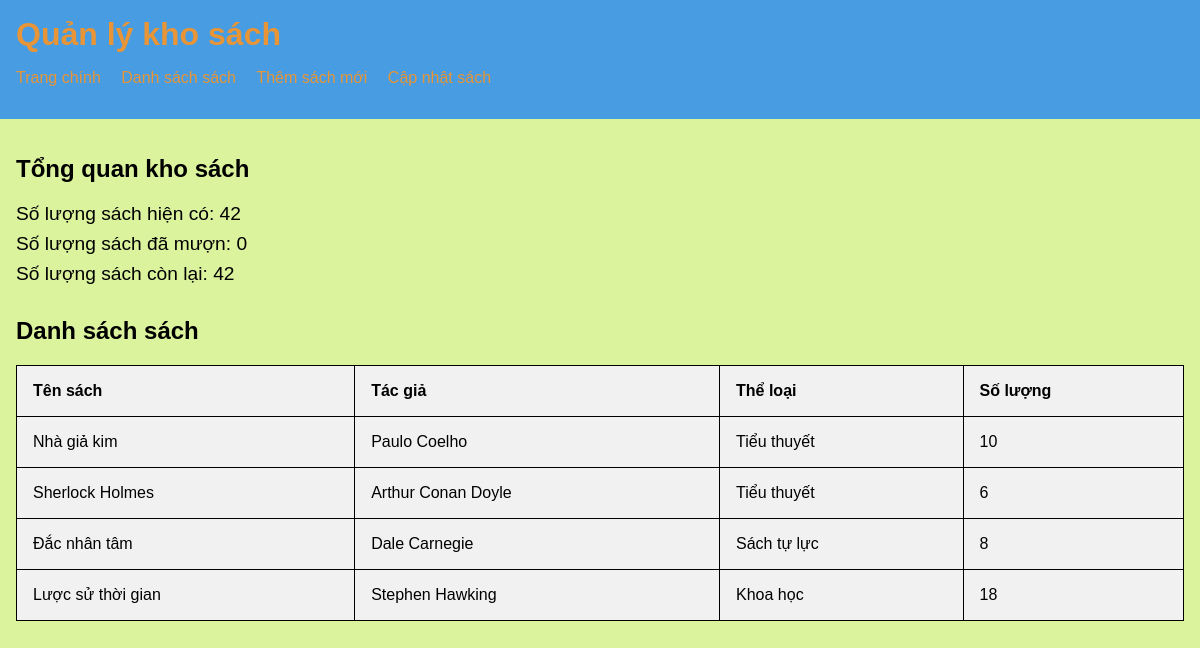
Before: / with the older database file.
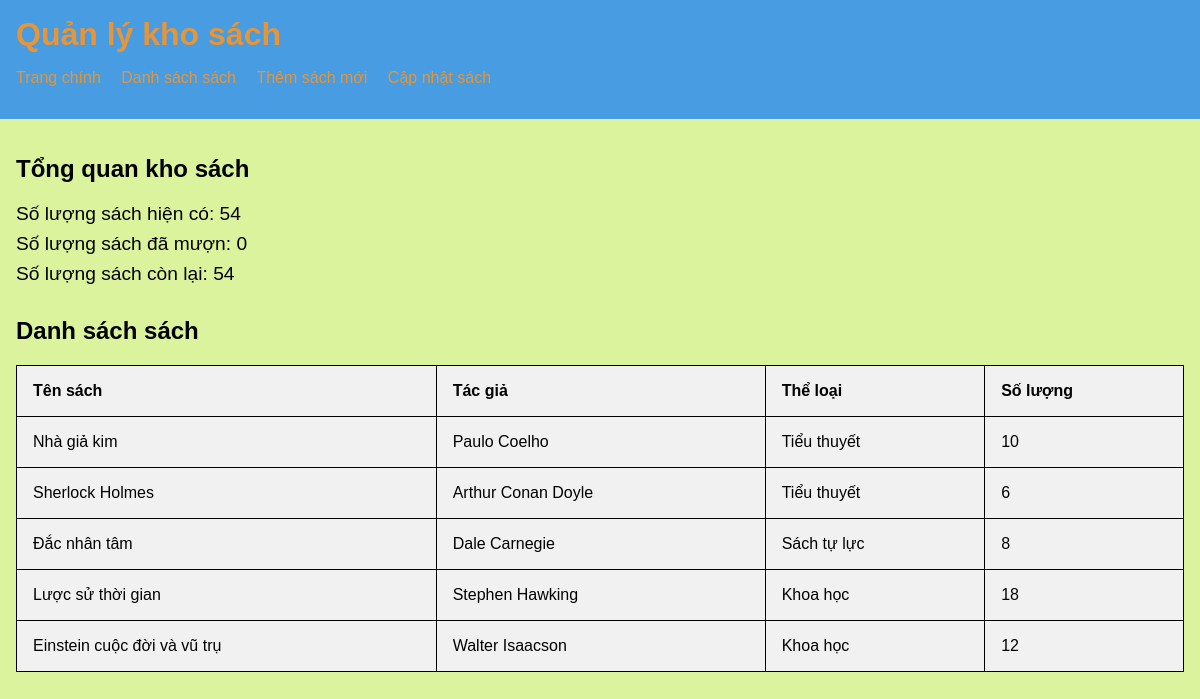
After: the same page with the newer database file.
### books/models.py (models this page shows, shortened)
class Book(models.Model):   # Định nghĩa một lớp Book
    name = models.CharField(max_length=100) #Dùng để lưu trữ chuỗi ký tự có độ dài cố định tối đa 100 kí tự
    author = models.ForeignKey(Author, on_delete=models.CASCADE)   # lưu trữ tên tác giả sách
    genre = models.ForeignKey(Genre, on_delete=models.CASCADE)     # lưu trữ thể loại sách
    quantity = models.IntegerField()    # lưu trữ số lượng sách
    description = models.TextField()    # lưu trữ mô tả chi tiết sách

class Author(models.Model):
    name = models.CharField(max_length=100)
    def __str__(self):
        return self.name

class Genre(models.Model):
    name = models.CharField(max_length=50)
    def __str__(self):
        return self.name

### books/views.py (the view)
# urls.py: path('', views.index, name='index'),   # trang chính
def index(request):
    total_books_quantity = Book.objects.aggregate(total_quantity=Sum('quantity'))['total_quantity'] or 0
    borrowed_books = 0
    available_books = total_books_quantity - borrowed_books
    books = Book.objects.all()
    context = {
        'books': books,
        'total_books_quantity': total_books_quantity,
        'borrowed_books': borrowed_books,
        'available_books': available_books,
    }
    return render(request, 'index.html', context)

### books/Templates/index.html (shortened to what this page needs)
<!DOCTYPE html>
<html lang="en">
  <head>
    {% load static %}
    <link rel="stylesheet" href="{% static 'css/index.css' %}" />
  </head>
  <body>
    <header>
      <h1>Quản lý kho sách</h1>
      <nav>
        <ul>
          <li><a href="{% url 'index' %}">Trang chính</a></li>
          <li><a href="{% url 'books_list' %}">Danh sách sách</a></li>
          <li><a href="{% url 'add_book' %}">Thêm sách mới</a></li>
          <li><a href="{% url 'books_list' %}">Cập nhật sách</a></li>
        </ul>
      </nav>
    </header>
    <main>
      <section id="dashboard">
        <h2>Tổng quan kho sách</h2>
        <div class="overview">
          <p>
            Số lượng sách hiện có:
            <span id="totalBooks">{{ total_books_quantity }}</span>
          </p>
          <p>
            Số lượng sách đã mượn:
            <span id="borrowedBooks">{{ borrowed_books }}</span>
          </p>
          <p>
            Số lượng sách còn lại:
            <span id="availableBooks">{{ available_books }}</span>
          </p>
        </div>
      </section>
      <section id="books">
        <h2>Danh sách sách</h2>
        <table id="bookTable">
          <thead>
            <tr>
              <th>Tên sách</th>
              <th>Tác giả</th>
              <th>Thể loại</th>
              <th>Số lượng</th>
            </tr>
            {% for book in books %}
            <tr>
              <td>{{ book.name }}</td>
              <td>{{ book.author }}</td>
              <td>{{ book.genre }}</td>
              <td>{{ book.quantity }}</td>
            </tr>
            {% endfor %}
          </thead>
        </table>
      </section>
    </main>
  </body>
</html>

Changed rows visible on the page:
added Book: name "Einstein cuộc đời và vũ trụ", author "Walter Isaacson", genre "Khoa học", quantity "12"
Other visible differences:
{{ total_books_quantity }}: "42" → "54"
{{ available_books }}: "42" → "54"
